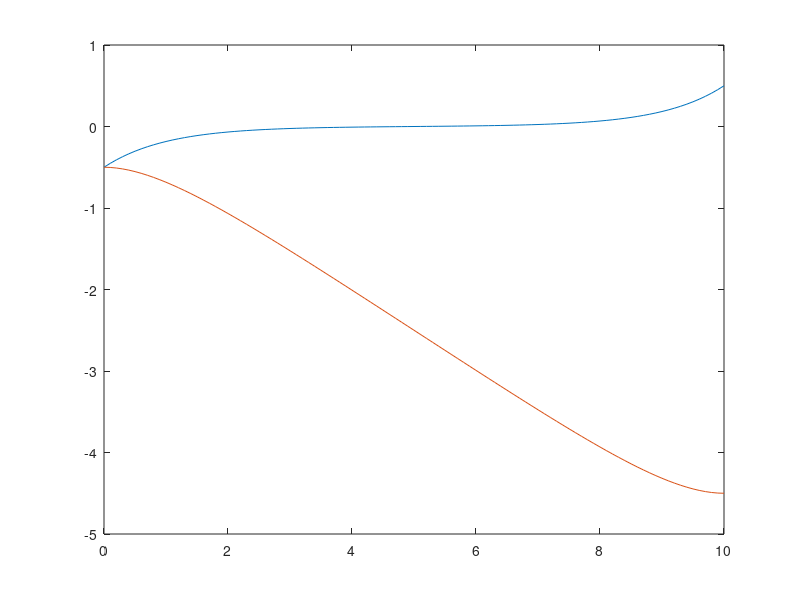

The MATLAB source for this figure:
L = 10;
x = [0:.1:L];

rc = 0.5;
lambda = 1;
I = 1;

A = rc*I/lambda;
C  = cosh(lambda*L);
S = sinh(lambda*L);

B = rc*I*(1-C)/(lambda*S);

phi = A*sinh(lambda*x) + B*cosh(lambda*x);
phi_i = -rc*I*x+phi;

plot(x,phi,x,phi_i);
